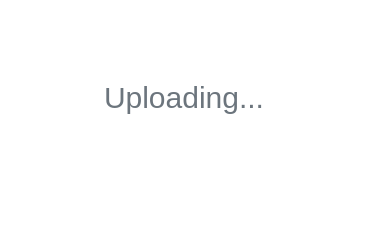
<?xml version="1.0" encoding="UTF-8"?>
<ui version="4.0">
 <class>Dialog</class>
 <widget class="QDialog" name="Dialog">
  <property name="geometry">
   <rect>
    <x>0</x>
    <y>0</y>
    <width>368</width>
    <height>235</height>
   </rect>
  </property>
  <property name="windowTitle">
   <string>Dialog</string>
  </property>
  <property name="styleSheet">
   <string notr="true">background-color:#ffffff;</string>
  </property>
  <layout class="QHBoxLayout" name="horizontalLayout">
   <item>
    <widget class="QWidget" name="widget" native="true">
     <property name="styleSheet">
      <string notr="true">background-color:#ffffff;</string>
     </property>
     <layout class="QVBoxLayout" name="verticalLayout">
      <item>
       <widget class="QLabel" name="label_2">
        <property name="styleSheet">
         <string notr="true">background-color:#ffffff;
font-size:30px;
color: #6c757d;
font-style: Inter;</string>
        </property>
        <property name="text">
         <string>Uploading...</string>
        </property>
        <property name="scaledContents">
         <bool>true</bool>
        </property>
        <property name="alignment">
         <set>Qt::AlignBottom|Qt::AlignHCenter</set>
        </property>
        <property name="wordWrap">
         <bool>true</bool>
        </property>
       </widget>
      </item>
      <item>
       <widget class="QWidget" name="widget_2" native="true">
        <property name="styleSheet">
         <string notr="true">background-color:#ffffff;</string>
        </property>
        <layout class="QHBoxLayout" name="horizontalLayout_2">
         <item>
          <widget class="QLabel" name="label">
           <property name="maximumSize">
            <size>
             <width>100</width>
             <height>100</height>
            </size>
           </property>
           <property name="text">
            <string/>
           </property>
           <property name="pixmap">
            <pixmap resource="images/images.qrc">:/images/spin_loading.gif</pixmap>
           </property>
           <property name="scaledContents">
            <bool>true</bool>
           </property>
           <property name="alignment">
            <set>Qt::AlignCenter</set>
           </property>
          </widget>
         </item>
        </layout>
       </widget>
      </item>
     </layout>
    </widget>
   </item>
  </layout>
 </widget>
 <resources>
  <include location="images/images.qrc"/>
 </resources>
 <connections/>
</ui>
